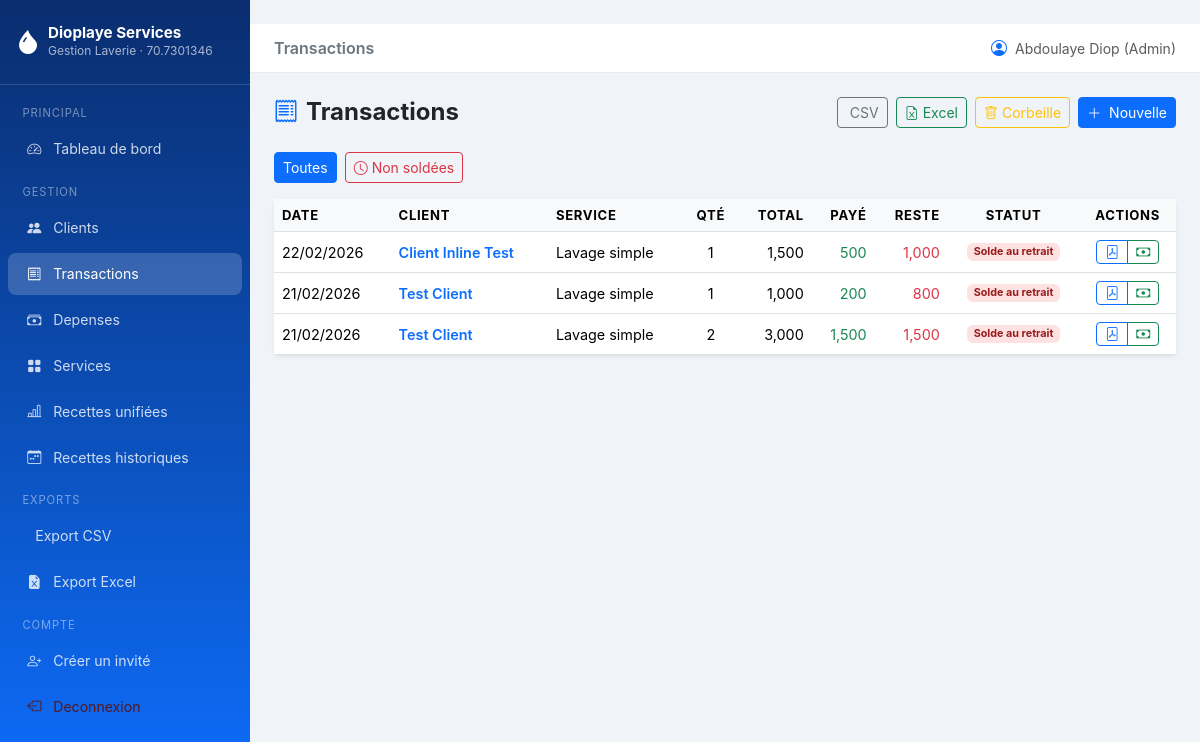
The page /transactions/ (signed in) on the database as committed earlier.
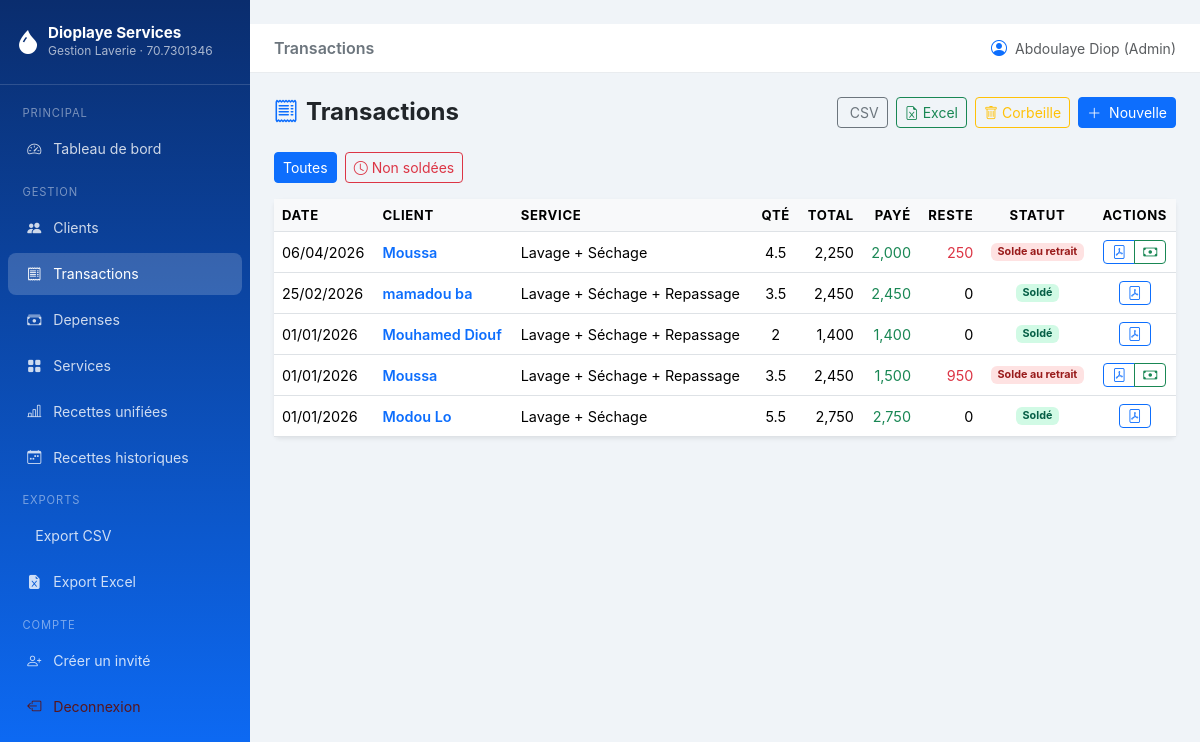
The same page on the database as committed later.
### models.py (models this page shows, shortened)
class Transaction(db.Model):
    __tablename__ = "transactions"
    TYPE_CHOICES = ["recette"]
    id = db.Column(db.Integer, primary_key=True)
    client_id = db.Column(db.Integer, db.ForeignKey("clients.id"), nullable=False)
    service_id = db.Column(db.Integer, db.ForeignKey("services.id"), nullable=False)
    quantite = db.Column(db.Float, nullable=False, default=1.0)
    total = db.Column(db.Float, nullable=False)
    montant_paye = db.Column(db.Float, default=0.0)
    type_transaction = db.Column(db.String(20), default="recette")
    date_transaction = db.Column(db.Date, default=date.today)
    notes = db.Column(db.String(300), nullable=True)
    created_at = db.Column(db.DateTime, default=datetime.utcnow)
    created_by_id = db.Column(db.Integer, db.ForeignKey("users.id"), nullable=True)
    deleted_at = db.Column(db.DateTime, nullable=True)
    client = db.relationship("Client", back_populates="transactions")
    service = db.relationship("Service", back_populates="transactions")
    created_by = db.relationship("User", foreign_keys=[created_by_id])
    paiements = db.relationship(
        "Paiement",
        back_populates="transaction",
        lazy="dynamic",
        cascade="all, delete-orphan",
    )
    @property
    def total_paye(self) -> float:
        if not self.id:
            return float(self.montant_paye or 0)
        result = db.session.query(
            db.func.coalesce(db.func.sum(Paiement.montant), 0)
        ).filter(
            Paiement.transaction_id == self.id
        ).scalar()
        return float(result or 0)
    @property
    def solde_restant(self) -> float:
        return max(0.0, float(self.total or 0) - self.total_paye)
    @property
    def est_solde(self) -> bool:
        return self.solde_restant <= 0

class Client(db.Model):
    __tablename__ = "clients"
    id = db.Column(db.Integer, primary_key=True)
    nom = db.Column(db.String(100), nullable=False)
    telephone = db.Column(db.String(20), nullable=True)
    adresse = db.Column(db.String(200), nullable=True)
    remarque = db.Column(db.String(300), nullable=True)
    created_at = db.Column(db.DateTime, default=datetime.utcnow)
    transactions = db.relationship(
        "Transaction",
        back_populates="client",
        lazy="dynamic",
        cascade="all, delete-orphan",
    )

class Service(db.Model):
    __tablename__ = "services"
    id = db.Column(db.Integer, primary_key=True)
    nom = db.Column(db.String(100), nullable=False, unique=True)
    prix_unitaire = db.Column(db.Float, nullable=False)
    description = db.Column(db.String(255), nullable=True)
    actif = db.Column(db.Boolean, default=True)
    created_at = db.Column(db.DateTime, default=datetime.utcnow)
    transactions = db.relationship("Transaction", back_populates="service", lazy="dynamic")

### routes/transactions.py (the view)
@transactions_bp.route("/")
@login_required
def index():
    page = request.args.get("page", 1, type=int)
    filtre = request.args.get("filtre", "tous")
    query = Transaction.query.filter(
        Transaction.deleted_at == None  # noqa: E711
    ).order_by(Transaction.date_transaction.desc())
    if filtre == "non_soldes":
        query = query.filter(Transaction.montant_paye < Transaction.total)
    pagination = query.paginate(page=page, per_page=Config.ITEMS_PER_PAGE, error_out=False)
    return render_template(
        "transactions/index.html",
        transactions=pagination.items,
        pagination=pagination,
        filtre=filtre,
    )

### models.py (called while the page is built)
    @property
    def is_admin(self) -> bool:
        return (self.role or "").lower() == "admin"

### templates/transactions/index.html (shortened to what this page needs)
﻿{% extends "base.html" %}
{% block page_title %}Transactions{% endblock %}
{% block content %}
<div class="d-flex justify-content-between align-items-center mb-4">
  <h4 class="fw-bold mb-0"><i class="bi bi-receipt text-primary me-2"></i>Transactions</h4>
  <div class="d-flex gap-2">
    <a href="{{ url_for('exports.transactions_csv') }}" class="btn btn-outline-secondary btn-sm">
      CSV
    </a>
    <a href="{{ url_for('exports.transactions_excel') }}" class="btn btn-outline-success btn-sm">
      <i class="bi bi-file-earmark-excel me-1"></i>Excel
    </a>
    {% if current_user.is_admin %}
    <a href="{{ url_for('transactions.corbeille') }}" class="btn btn-outline-warning btn-sm">
      <i class="bi bi-trash me-1"></i>Corbeille
    </a>
    {% endif %}
    <a href="{{ url_for('transactions.create') }}" class="btn btn-primary btn-sm">
      <i class="bi bi-plus-lg me-1"></i> Nouvelle
    </a>
  </div>
</div>
<div class="mb-3 d-flex gap-2">
  <a href="{{ url_for('transactions.index', filtre='tous') }}"
     class="btn btn-sm {% if filtre == 'tous' %}btn-primary{% else %}btn-outline-primary{% endif %}">
    Toutes
  </a>
  <a href="{{ url_for('transactions.index', filtre='non_soldes') }}"
     class="btn btn-sm {% if filtre == 'non_soldes' %}btn-danger{% else %}btn-outline-danger{% endif %}">
    <i class="bi bi-clock me-1"></i>Non soldées
  </a>
</div>
<div class="card border-0 shadow-sm">
  <div class="card-body p-0">
    <div class="table-responsive">
      <table class="table table-hover mb-0">
        <thead>
          <tr>
            <th>Date</th>
            <th>Client</th>
            <th>Service</th>
            <th class="text-center">Qté</th>
            <th class="text-end">Total</th>
            <th class="text-end">Payé</th>
            <th class="text-end">Reste</th>
            <th class="text-center">Statut</th>
            <th class="text-center">Actions</th>
          </tr>
        </thead>
        <tbody>
          {% for tx in transactions %}
          <tr>
            <td>{{ tx.date_transaction.strftime("%d/%m/%Y") }}</td>
            <td>
              <a href="{{ url_for('clients.detail', client_id=tx.client_id) }}"
                 class="text-decoration-none fw-semibold">{{ tx.client.nom }}</a>
            </td>
            <td>{{ tx.service.nom }}</td>
            <td class="text-center">{{ "{:g}".format(tx.quantite) }}</td>
            <td class="text-end">{{ "{:,.0f}".format(tx.total) }}</td>
            <td class="text-end text-success">{{ "{:,.0f}".format(tx.total_paye) }}</td>
            <td class="text-end {% if tx.solde_restant > 0 %}text-danger{% endif %}">
              {{ "{:,.0f}".format(tx.solde_restant) }}
            </td>
            <td class="text-center">
              {% if tx.est_solde %}
              <span class="badge badge-solde">Soldé</span>
              {% elif tx.total_paye <= 0 %}
              <span class="badge badge-du">Paiement au retrait</span>
              {% else %}
              <span class="badge badge-du">Solde au retrait</span>
              {% endif %}
            </td>
            <td class="text-center">
              <div class="btn-group btn-group-sm">
                <a href="{{ url_for('exports.recu_pdf', tx_id=tx.id) }}"
                   class="btn btn-outline-primary" title="PDF" target="_blank">
                  <i class="bi bi-file-pdf"></i>
                </a>
                {% if not tx.est_solde %}
                <a href="{{ url_for('transactions.paiement', tx_id=tx.id) }}"
                   class="btn btn-outline-success" title="Encaisser / Retrait">
                  <i class="bi bi-cash"></i>
                </a>
                {% endif %}
              </div>
            </td>
          </tr>
          {% else %}
          <tr>
            <td colspan="9" class="text-center text-muted py-4">
              <i class="bi bi-receipt fs-2 d-block mb-2"></i>Aucune transaction
            </td>
          </tr>
          {% endfor %}
        </tbody>
      </table>
    </div>
  </div>
</div>
{% endblock %}

Rows that differ between the two databases and show on the page:
removed Transaction: date_transaction "22/02/2026", client.nom "Client Inline Test", service.nom "Lavage simple", quantite "1", total "1,500", total_paye "500", solde_restant "1,000", shows "Solde au retrait"
removed Transaction: date_transaction "21/02/2026", client.nom "Test Client", service.nom "Lavage simple", quantite "1", total "1,000", total_paye "200", solde_restant "800", shows "Solde au retrait"
removed Transaction: date_transaction "21/02/2026", client.nom "Test Client", service.nom "Lavage simple", quantite "2", total "3,000", total_paye "1,500", solde_restant "1,500", shows "Solde au retrait"
added Transaction: date_transaction "06/04/2026", client.nom "Moussa", service.nom "Lavage + Séchage", quantite "4.5", total "2,250", total_paye "2,000", solde_restant "250", shows "Solde au retrait"
added Transaction: date_transaction "25/02/2026", client.nom "mamadou ba", service.nom "Lavage + Séchage + Repassage", quantite "3.5", total "2,450", total_paye "2,450", solde_restant "0", shows "Soldé"
added Transaction: date_transaction "01/01/2026", client.nom "Mouhamed Diouf", service.nom "Lavage + Séchage + Repassage", quantite "2", total "1,400", total_paye "1,400", solde_restant "0", shows "Soldé"
added Transaction: date_transaction "01/01/2026", client.nom "Moussa", service.nom "Lavage + Séchage + Repassage", quantite "3.5", total "2,450", total_paye "1,500", solde_restant "950", shows "Solde au retrait"
added Transaction: date_transaction "01/01/2026", client.nom "Modou Lo", service.nom "Lavage + Séchage", quantite "5.5", total "2,750", total_paye "2,750", solde_restant "0", shows "Soldé"
